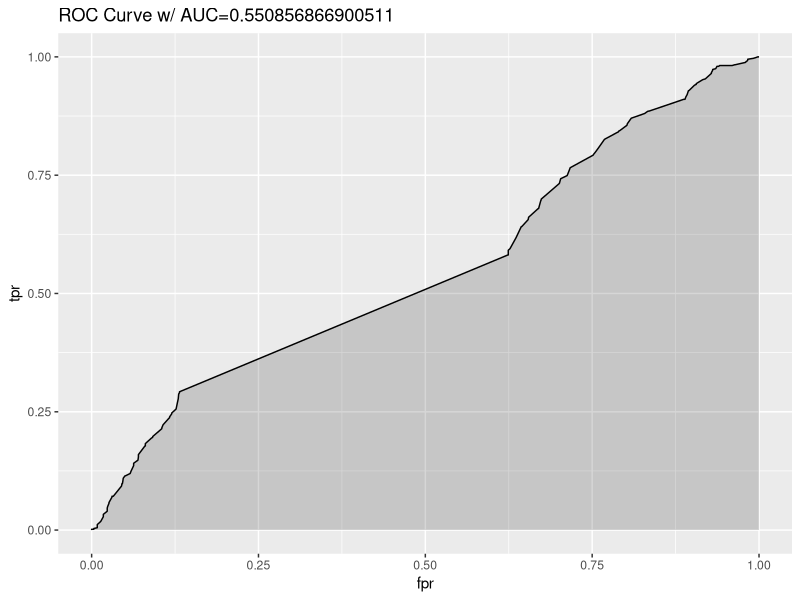

R code for this plot: (Note: this script raises an error after producing the figure.)
# Logistic Regression model
library(tm)
library(stringr)
library(slam)
library(glmnet)

setwd("C:/UVA/DataMining/SYS6018_customerservice/labels/3_final_labels")

# Get the tweet file
tweets <- read.csv("trainData.csv", stringsAsFactors = T)

# Get the sentiment scores
scores <- read.csv("sentimentScores.csv", stringsAsFactors = F)
names(scores)[5] <- "sentiment"
scores <- scores[,c("text", "industry", "sentiment", "complaint")]

# Naive model
set.seed(1) 
ind <- sample(nrow(scores), 3000)
naive.train <- scores[ind,]
naive.test <- scores[-ind,]
naive <- glm(complaint~sentiment, data=naive.train, family = "binomial")
summary(naive)
probs <- predict(naive, newdata = naive.test, type = "response")
preds <- sapply(probs, function(x){ifelse(x > 0.5, 1, 0)})
table(preds, naive.test$complaint)

# Plot an AUC curve
library(ROCR)
library(ggplot2)

preds <- prediction(probs, naive.test$complaint)
perf <- performance(preds, measure = "tpr", x.measure = "fpr")
auc <- performance(preds, measure = "auc")
auc <- auc@y.values[[1]]

roc.data <- data.frame(fpr=unlist(perf@x.values),
                       tpr=unlist(perf@y.values),
                       model="GLM")
ggplot(roc.data, aes(x=fpr, ymin=0, ymax=tpr)) +
  geom_ribbon(alpha=0.2) +
  geom_line(aes(y=tpr)) +
  ggtitle(paste0("ROC Curve w/ AUC=", auc))

# Compute metrics of performance

# Accuracy
sum(preds == naive.test$complaint) / length(preds) # 74% Accuracy

# Recall
sum(preds == 1 & preds == naive.test$complaint) / sum(naive.test$complaint == 1) # 0.5% recall

# Precision
sum(preds == 1 & preds == naive.test$complaint) / sum(preds == 1) # 30% precision



# Get tweets as parsed by the POS tagger
POStags <- read.csv("POStags.csv", sep = "\t", header = F, stringsAsFactors = F)
names(POStags) <- c("token", "tag", "confidence", "original")

# Preprocess each tweet
tweets$tokens <- apply(POStags, 1, function(x){
  tags <- unlist(str_split(x[2]," "))
  tokens <- unlist(str_split(x[1]," "))
  confidence <- as.numeric(gsub(",", ".", unlist(str_split(x[3], " "))))
  return(paste(tokens[(tags %in% c("N", "^", "Z", "V", "M", "A", "R", "Y", "#")) & confidence > 0.6], collapse=" "))
})

# Get rid of useless tweet
tweets[tweets$tokens == "",] # None of these are complaints. It is safe to get rid of them
tweets <- tweets[tweets$tokens != "",]

# Corpus
docvar <- list(industry="industry", content="tokens", complaint="complaint")
myReader <- readTabular(mapping=docvar)
corpus <- Corpus(DataframeSource(tweets), readerControl=list(reader=myReader))

# Clean up corpus
corpus <- tm_map(corpus, content_transformer(tolower))
corpus <- tm_map(corpus, removePunctuation) 
corpus <- tm_map(corpus, removeWords, c(stopwords("english"), "https",'southwestair', "americanairlines", "delta", "united", "deltaassist", "americanair", "jetblue", "comcast", "comcastcares","verizonsupport","vzwsupport", "verizon", "att", "attcares", "tmobilehelp", "dish", "hulu_support", "dish_answers", "hulu", "tmobile"))
corpus <- tm_map(corpus, removeNumbers) 
corpus <- tm_map(corpus, stripWhitespace)

# Document term matrix
dtm = DocumentTermMatrix(corpus, control = list(minWordLength = 3, bounds=list(global=c(5,5125))))
dtm
corpus <- corpus[row_sums(dtm) > 0] # Note that this makes us lose 7 complaints out of 120 tweets
dtm <- dtm[row_sums(dtm) > 0,] # And we suppress the documents that are now empty
dtm

# Convert to matrix form and add the label "complaint"
dtm.m <- cbind(unlist(meta(corpus, "complaint")), as.matrix(dtm))

# Construct training and testing sets
set.seed(1)
ind <- sample(nrow(dtm.m), 3000) 
train <- dtm.m[ind,] # Train has about 70% of the set
test <- dtm.m[-ind,] # Test has the remaining 30%

# Logistic regression with regularization
cv.lam <- cv.glmnet(train[,-1], factor(train[,1]), alpha=1, family="binomial", type.measure = "class")
plot(cv.lam)
bestlam <- cv.lam$lambda.min # best lambda as selected by cross validation
bestlam
log(bestlam) # what's in the plot

# Estimate lasso logistic with lambda chosen by cv on training data
trainll <- glmnet(train[,-1], factor(train[,1]), alpha=1, family="binomial")

# Get the sorted non-zero coefficients
trainll.coef <- predict(trainll, type="coefficients", s=bestlam)
coef.df <- data.frame(word = unlist(trainll.coef@Dimnames[1]), as.matrix(trainll.coef))
coef.df$word <- as.character(coef.df$word)
coef.df <- coef.df[coef.df$X1 != 0,]
coef.df <- coef.df[order(coef.df$X1, decreasing = T),]
View(coef.df)

# How does it work on test set?
probs <- predict(trainll, newx = test[,-1], s = bestlam, type="response")
testPred <- predict(trainll, newx = test[,-1], s = bestlam, type="class")
table(testPred, test[,1])

# Compute metrics of performance

# Accuracy
sum(testPred == test[,1]) / length(testPred) # 83% Accuracy

# Recall
sum(testPred == 1 & testPred == test[,1]) / sum(test[,1] == 1) # 55% recall

# Precision
sum(testPred == 1 & testPred == test[,1]) / sum(testPred == 1) # 77% precision

# AUC curve
preds <- prediction(probs, test[,1])
perf <- performance(preds, measure = "tpr", x.measure = "fpr")
auc <- performance(preds, measure = "auc")
auc <- auc@y.values[[1]]

roc.data <- data.frame(fpr=unlist(perf@x.values),
                       tpr=unlist(perf@y.values),
                       model="GLM")
ggplot(roc.data, aes(x=fpr, ymin=0, ymax=tpr)) +
  geom_ribbon(alpha=0.2) +
  geom_line(aes(y=tpr)) +
  ggtitle(paste0("ROC Curve w/ AUC=", auc))
